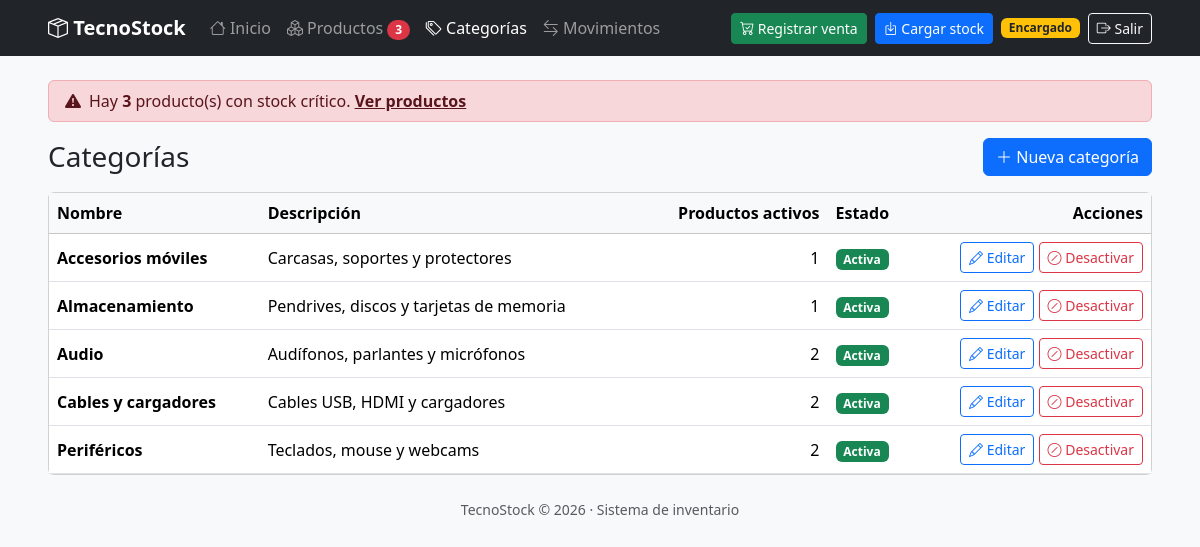
Screenshot of /categorias/index.php (signed in) with the database file from the repository.
### tables this page shows
CREATE TABLE categoria (
    id_categoria INT          NOT NULL AUTO_INCREMENT,
    nombre       VARCHAR(60)  NOT NULL,
    descripcion  VARCHAR(255) NULL,
    estado       TINYINT(1)   NOT NULL DEFAULT 1,

    PRIMARY KEY (id_categoria),
    CONSTRAINT uq_categoria_nombre  UNIQUE (nombre),
    CONSTRAINT chk_categoria_estado CHECK (estado IN (0, 1))
);

### includes/funciones.php (called while the page is built, shortened)
<?php
function e($texto): string
{
    return htmlspecialchars((string) $texto, ENT_QUOTES, 'UTF-8');
}

### categorias/index.php (the view, shortened to what this page needs)
<?php
require_once __DIR__ . '/../includes/sesion.php';
$categorias = $pdo->query(
    'SELECT c.id_categoria, c.nombre, c.descripcion, c.estado,
            COUNT(p.id_producto) AS productos_activos
     FROM categoria c
     LEFT JOIN producto p ON p.id_categoria = c.id_categoria AND p.estado = 1
     GROUP BY c.id_categoria, c.nombre, c.descripcion, c.estado
     ORDER BY c.estado DESC, c.nombre'
)->fetchAll();
require __DIR__ . '/../includes/header.php';
?>
<div class="d-flex justify-content-between align-items-center mb-3">
    <h1 class="h3 mb-0">Categorías</h1>
    <a href="form.php" class="btn btn-primary">
        <i class="bi bi-plus-lg"></i> Nueva categoría
    </a>
</div>
<div class="card">
    <div class="table-responsive">
        <table class="table table-hover align-middle mb-0">
            <thead class="table-light">
                <tr>
                    <th>Nombre</th>
                    <th>Descripción</th>
                    <th class="num">Productos activos</th>
                    <th>Estado</th>
                    <th class="text-end">Acciones</th>
                </tr>
            </thead>
            <tbody>
            <?php foreach ($categorias as $c): ?>
                <tr class="<?= $c['estado'] ? '' : 'fila-inactiva' ?>">
                    <td class="fw-semibold"><?= e($c['nombre']) ?></td>
                    <td><?= e($c['descripcion']) ?></td>
                    <td class="num"><?= (int) $c['productos_activos'] ?></td>
                    <td>
                        <?php if ($c['estado']): ?>
                            <span class="badge bg-success">Activa</span>
                        <?php else: ?>
                            <span class="badge bg-secondary">Inactiva</span>
                        <?php endif; ?>
                    </td>
                    <td class="text-end text-nowrap">
                        <a href="form.php?id=<?= (int) $c['id_categoria'] ?>" class="btn btn-sm btn-outline-primary">
                            <i class="bi bi-pencil"></i> Editar
                        </a>
                        <form method="post" action="estado.php" class="d-inline"
                              data-confirm="<?= $c['estado']
                                  ? '¿Desactivar la categoría ' . e($c['nombre']) . '?'
                                  : '¿Activar la categoría ' . e($c['nombre']) . '?' ?>">
                            <?php if ($c['estado']): ?>
                                <button class="btn btn-sm btn-outline-danger"><i class="bi bi-slash-circle"></i> Desactivar</button>
                            <?php else: ?>
                                <button class="btn btn-sm btn-outline-success"><i class="bi bi-check-circle"></i> Activar</button>
                            <?php endif; ?>
                        </form>
                    </td>
                </tr>
            <?php endforeach; ?>
            </tbody>
        </table>
    </div>
</div>
<?php require __DIR__ . '/../includes/footer.php'; ?>

### assets/css/estilos.css (style rules this page uses)
.num { text-align: right; font-variant-numeric: tabular-nums; white-space: nowrap; }

### rows the page displays
categoria: nombre "Accesorios móviles", descripcion "Carcasas, soportes y protectores", productos_activos "1", estado "Activa"
categoria: nombre "Almacenamiento", descripcion "Pendrives, discos y tarjetas de memoria", productos_activos "1", estado "Activa"
categoria: nombre "Audio", descripcion "Audífonos, parlantes y micrófonos", productos_activos "2", estado "Activa"
categoria: nombre "Cables y cargadores", descripcion "Cables USB, HDMI y cargadores", productos_activos "2", estado "Activa"
categoria: nombre "Periféricos", descripcion "Teclados, mouse y webcams", productos_activos "2", estado "Activa"

### other values shown
$criticos "3"
